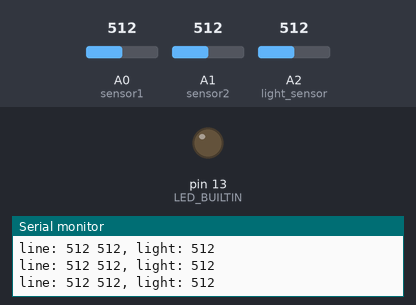
A sketch run on a simulated Arduino Uno, built with avr-gcc and run on an emulated ATmega328P. Parts: output pins drawn as LEDs (lit = HIGH), the last lines printed to the serial monitor. Inputs (shaded band) come from the test bench; at power-on: A0 (sensor1) = 512, A1 (sensor2) = 512, A2 (light_sensor) = 512.

Above: at 1.2 s.
1.3 s: A0 (sensor1) set to 682
2.8 s: A0 (sensor1) set to 712
At 3.8 s:
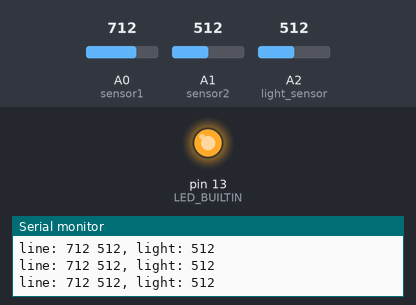
4.3 s: A1 (sensor2) set to 984
7.3 s: A1 (sensor2) set to 1008
8.8 s: A0 (sensor1) set to 690
At 9.5 s:
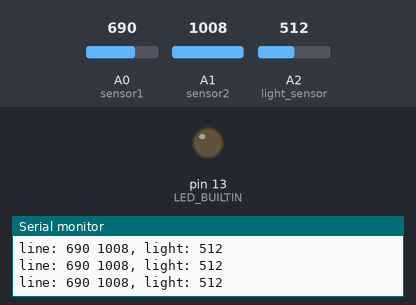
10.3 s: A0 (sensor1) set to 710
At 11.1 s:
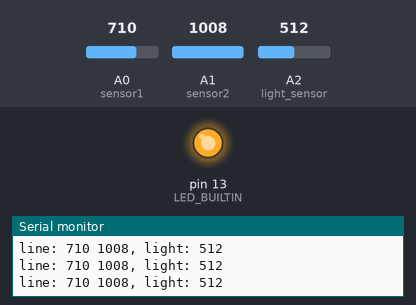
Timing chart, 0 to 12.8 s (numbered marks = the images above; inputs shaded):
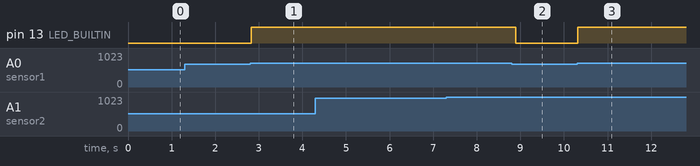

Measured:
- the behaviour switches between 700 and 701 on A0 (sensor1) (found by bisection; images 0 and 1)
- after the input at 2.8 s, pin 13 (LED_BUILTIN): LOW → HIGH at once
- after the input at 8.8 s, pin 13 (LED_BUILTIN): HIGH → LOW after 0.10 s
- after the input at 10.3 s, pin 13 (LED_BUILTIN): LOW → HIGH at once

The sketch:

test.ino
```cpp
#include <stdio.h>
#include <stdarg.h>
#define THRESHOLD 700

const uint8_t sensor1 = A0;
const uint8_t sensor2 = A1;
const uint8_t light_sensor = A2;
const uint8_t led_blue = 12;

int val1 = 0;
int val2 = 0;
int light_val = 0;

void SerialPrintf(const char *s, ...){
    va_list args;
    va_start(args, s);
    int n = vsnprintf(NULL, 0, s, args);
    char* str = new char[n+1];
    vsprintf(str, s, args);
    va_end(args);
    Serial.print(str);
    delete [] str; //메모리 해제
}

void setup() {
    pinMode(LED_BUILTIN, OUTPUT);

    Serial.begin(9600);
}

void loop() {
    val1 = analogRead(sensor1);
    val2 = analogRead(sensor2);
    light_val = analogRead(light_sensor);

    SerialPrintf("line: %d %d, light: %d\n", val1, val2, light_val);

    if (val1 > THRESHOLD) {
        digitalWrite(LED_BUILTIN, HIGH);
    } else {
        digitalWrite(LED_BUILTIN, LOW);
    }

    delay(100);
}


// const uint8_t echoPin = 10;  // servo pin1
// const uint8_t trigPin = 9;  // servo pin2

// void setup() {
// 	Serial.begin(9600);
// 	pinMode(trigPin, OUTPUT);
// 	pinMode(echoPin, INPUT);
// }

// void loop() {
//     digitalWrite(trigPin, LOW);
//     delayMicroseconds(2);
//     digitalWrite(trigPin, HIGH);
//     delayMicroseconds(10);
//     digitalWrite(trigPin, LOW);

//     unsigned long duration = pulseIn(echoPin, HIGH);
// 	double distance = ((double) duration) * 17 / 1000;

// 	Serial.print(distance);
// 	Serial.println("cm");
// 	delay(100);
// }
```
